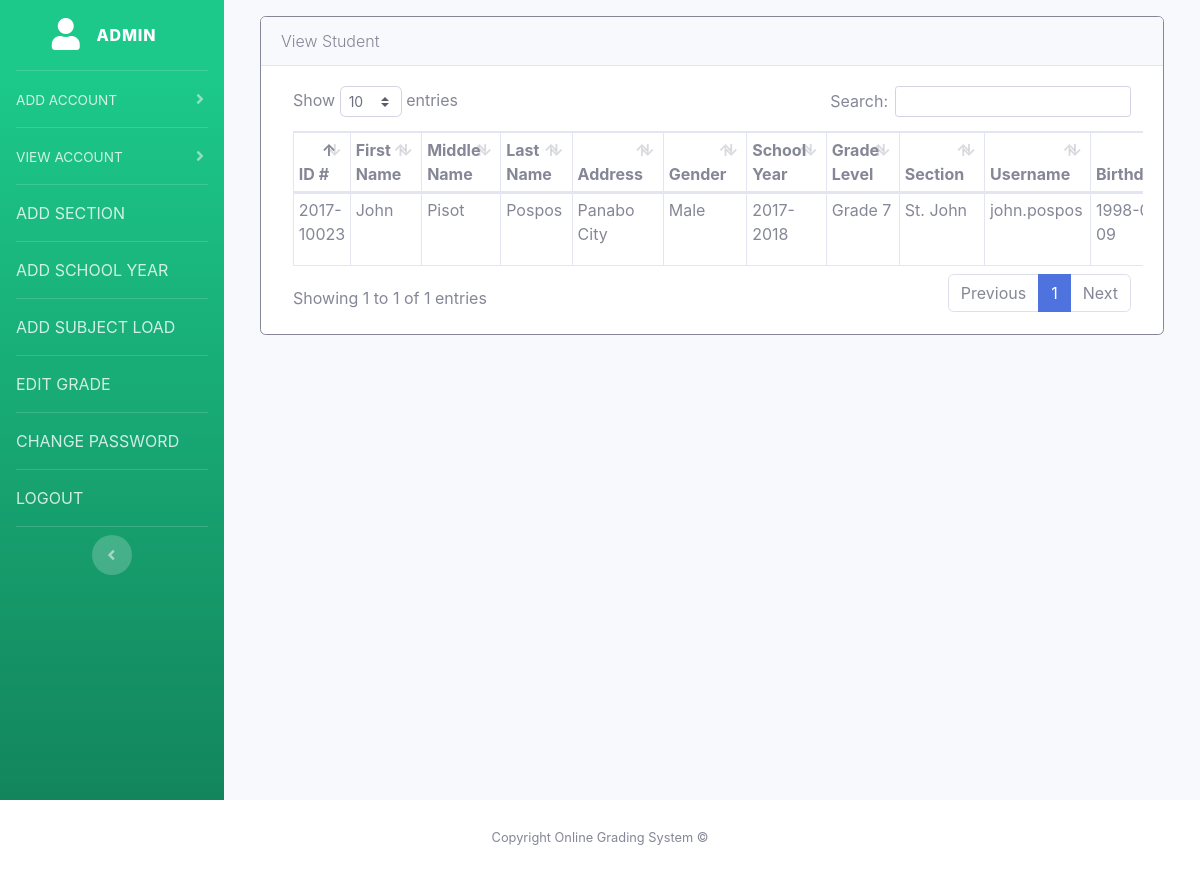
Page /index.php?p=principals&a=view-student (signed in) on the earlier database version.
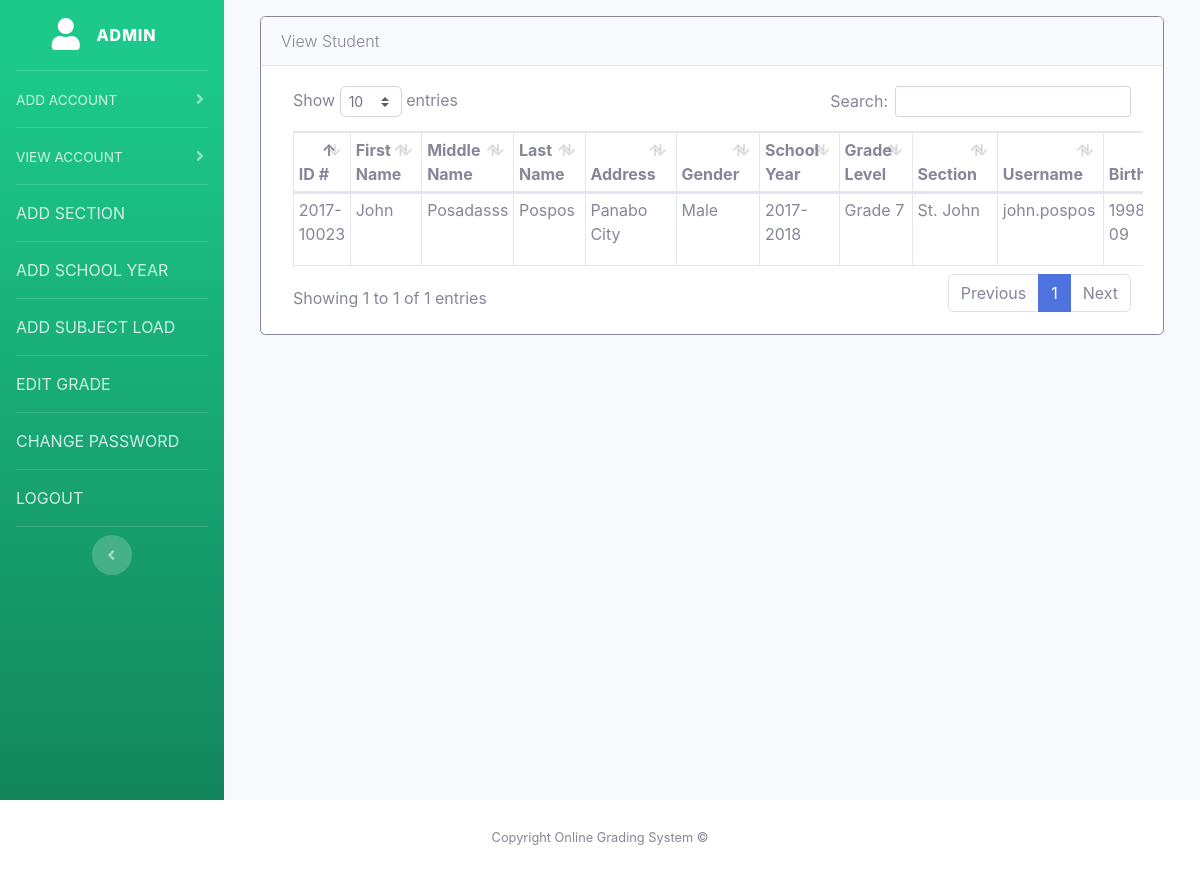
Same page on the later database version.
### tables this page shows
CREATE TABLE `students` (
  `id` int NOT NULL,
  `id_number` varchar(50) DEFAULT NULL,
  `first_name` varchar(255) DEFAULT NULL,
  `last_name` varchar(255) NOT NULL,
  `middle_name` varchar(255) NOT NULL,
  `address` varchar(255) NOT NULL,
  `sex` varchar(50) NOT NULL,
  `school_year` varchar(255) NOT NULL,
  `grade_level` varchar(255) NOT NULL,
  `section` varchar(255) NOT NULL,
  `username` varchar(255) DEFAULT NULL,
  `password` varchar(255) DEFAULT NULL,
  `birth_date` varchar(50) DEFAULT NULL,
  `date_enrolled` varchar(50) DEFAULT NULL
);

CREATE TABLE `section` (
  `id` int NOT NULL,
  `name` varchar(255) DEFAULT NULL,
  `level_id` int NOT NULL
);

### index.php (called while the page is built, shortened)
<?php
include 'views/inc/header.php';
include 'sys/routes.php';
include 'views/inc/footer.php';
?>

### views/admin/view-student.php (the view, shortened to what this page needs)
<div class="card border-secondary mt-3">
  <div class="card-header">
  	<p class="lead m-0">View Student</p>
  </div>
  <div class="card-body">
<?php if (count($students) == 0) { ?>
    <div class="col-md-6 m-auto text-center">
        <p class="lead">No students found.</p>
    </div>
<?php } else { ?>
    <div class="col-md-12 table-responsive">
        <table id="view-student-table" class="table table-bordered table-sm">
            <thead>
                <tr>
                    <th>ID #</th>
                    <th>First Name</th>
                    <th>Middle Name</th>
                    <th>Last Name</th>
                    <th>Address</th>
                    <th>Gender</th>
                    <th>School Year</th>
                    <th>Grade Level</th>
                    <th>Section</th>
                    <th>Username</th>
                    <th>Birthdate</th>
                </tr>
            </thead>
            <tbody>
                <?php foreach ($students as $key => $student) { ?>
                <tr>
                    <td><?php echo $student['id_number']; ?></td>
                    <td><?php echo $student['first_name']; ?></td>
                    <td><?php echo $student['middle_name']; ?></td>
                    <td><?php echo $student['last_name']; ?></td>
                    <td><?php echo $student['address']; ?></td>
                    <td><?php echo $student['sex']; ?></td>
                    <td><?php echo $student['school_year']; ?></td>
                    <td><?php echo $student['grade_level']; ?></td>
                    <td><?php echo $student['section_name']; ?></td>
                    <td><?php echo $student['username']; ?></td>
                    <td><?php echo $student['birth_date']; ?></td>
                </tr>
                <?php } ?>
            </tbody>
        </table>
    </div>
    </div>
<?php } ?>
  </div>
</div>

Differences in the rows shown:
changed students "John": middle_name "Pisot" → "Posadasss"
